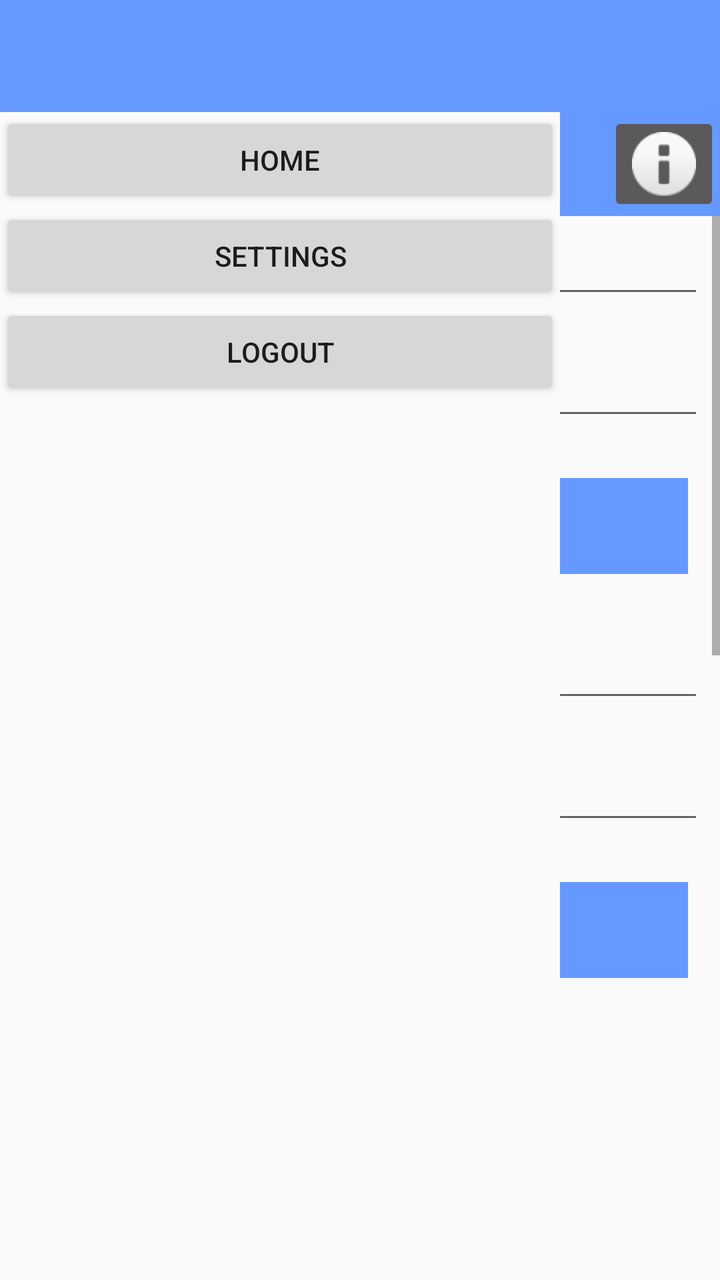
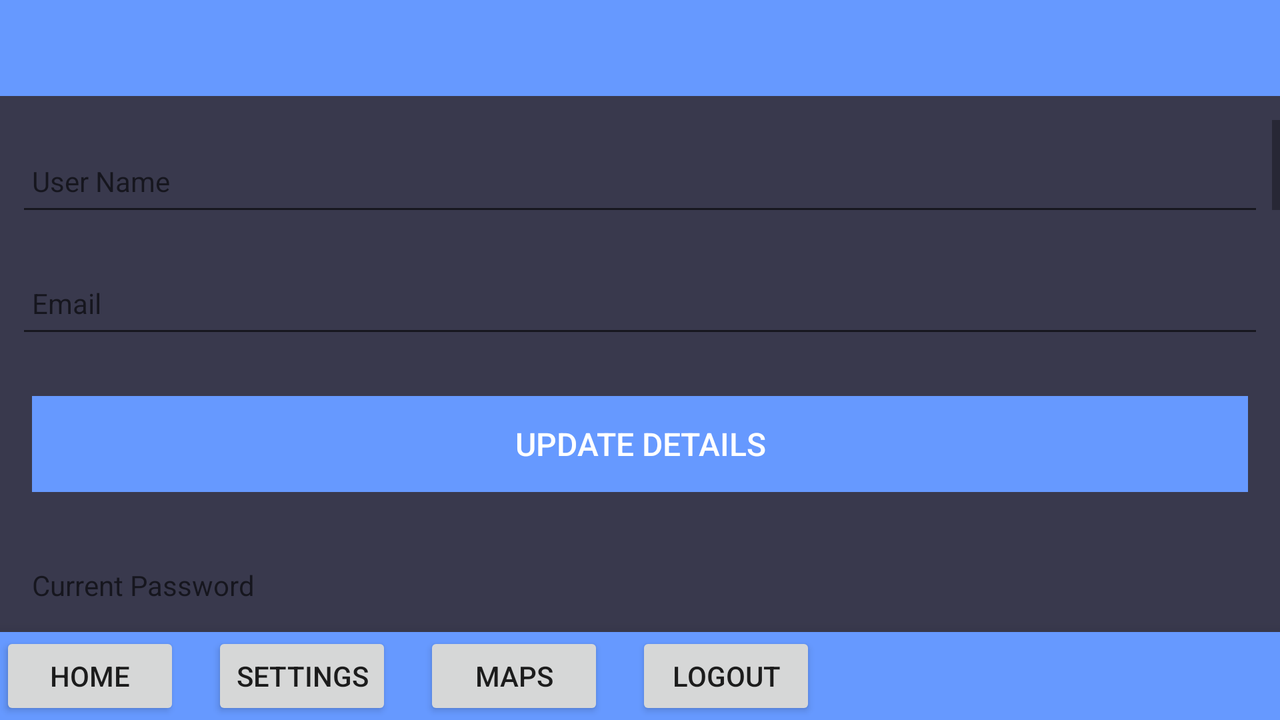

An Android layout and its configuration variant, each rendered on a device that would load it. The default file and the variant file are quoted in full after the pictures.
<!-- AndroidManifest.xml: application theme AppTheme -->
<!-- res/layout/activity_settings.xml -->
<?xml version="1.0" encoding="utf-8"?>
<androidx.coordinatorlayout.widget.CoordinatorLayout xmlns:android="http://schemas.android.com/apk/res/android"
    xmlns:app="http://schemas.android.com/apk/res-auto"
    xmlns:tools="http://schemas.android.com/tools"
    android:layout_width="match_parent"
    android:layout_height="match_parent"
    tools:context="com.example.hengestoners.activities.HillFortListActivity">

    <androidx.constraintlayout.widget.ConstraintLayout
        android:layout_width="match_parent"
        android:layout_height="match_parent">

        <com.google.android.material.navigation.NavigationView
            android:id="@+id/navigationView"
            android:layout_width="wrap_content"
            android:layout_height="match_parent"
            app:layout_constraintBottom_toBottomOf="parent"
            app:layout_constraintStart_toStartOf="parent"
            app:layout_constraintTop_toBottomOf="@+id/appBarLayout2">

            <androidx.constraintlayout.widget.ConstraintLayout
                android:layout_width="match_parent"
                android:layout_height="match_parent">

                <androidx.appcompat.widget.Toolbar
                    android:id="@+id/navToolBarSettings"
                    android:layout_width="match_parent"
                    android:layout_height="wrap_content"
                    android:background="@color/colorAccent"
                    android:minHeight="?attr/actionBarSize"
                    app:layout_constraintTop_toTopOf="parent"
                    app:titleTextColor="@color/colorPrimary" />

                <Button
                    android:id="@+id/HomeButton"
                    android:layout_width="match_parent"
                    android:layout_height="wrap_content"
                    android:text="@string/nav_home"
                    app:layout_constraintStart_toStartOf="parent"
                    app:layout_constraintTop_toBottomOf="@+id/navToolBarSettings" />

                <Button
                    android:id="@+id/SettingsButton"
                    android:layout_width="match_parent"
                    android:layout_height="wrap_content"
                    android:text="@string/nav_settings"
                    app:layout_constraintStart_toStartOf="parent"
                    app:layout_constraintTop_toBottomOf="@+id/HomeButton" />

                <Button
                    android:id="@+id/LogOutButton"
                    android:layout_width="match_parent"
                    android:layout_height="wrap_content"
                    android:text="@string/nav_logout"
                    app:layout_constraintStart_toStartOf="parent"
                    app:layout_constraintTop_toBottomOf="@+id/SettingsButton" />

            </androidx.constraintlayout.widget.ConstraintLayout>
        </com.google.android.material.navigation.NavigationView>

        <ScrollView
            android:layout_width="match_parent"
            android:layout_height="match_parent"
            android:layout_marginTop="101dp"
            android:fillViewport="true"
            app:layout_constraintBottom_toBottomOf="parent"
            app:layout_constraintStart_toStartOf="parent"
            app:layout_constraintTop_toBottomOf="@+id/appBarLayout2">

            <LinearLayout
                android:layout_width="match_parent"
                android:layout_height="wrap_content"
                android:orientation="vertical">

                <EditText
                    android:id="@+id/settings_userName"
                    android:layout_width="match_parent"
                    android:layout_height="45dp"
                    android:layout_margin="8dp"
                    android:autofillHints=""
                    android:hint="@string/settings_userName"
                    android:inputType="text"
                    android:maxLength="25"
                    android:maxLines="1"
                    android:padding="8dp"
                    android:textColor="@color/colorPrimaryDark"
                    android:textSize="14sp" />

                <EditText
                    android:id="@+id/settings_email"
                    android:layout_width="match_parent"
                    android:layout_height="45dp"
                    android:layout_margin="8dp"
                    android:autofillHints=""
                    android:hint="@string/settings_email"
                    android:inputType="textEmailAddress"
                    android:maxLength="25"
                    android:maxLines="1"
                    android:padding="8dp"
                    android:textColor="@color/colorPrimaryDark"
                    android:textSize="14sp" />

                <Button
                    android:id="@+id/updateUser"
                    android:layout_width="match_parent"
                    android:layout_height="wrap_content"
                    android:layout_margin="16dp"
                    android:background="@color/colorAccent"
                    android:paddingTop="8dp"
                    android:paddingBottom="8dp"
                    android:stateListAnimator="@null"
                    android:text="@string/settings_updateUser"
                    android:textColor="@color/colorPrimary"
                    android:textSize="16sp" />

                <EditText
                    android:id="@+id/settings_password"
                    android:layout_width="match_parent"
                    android:layout_height="45dp"
                    android:layout_margin="8dp"
                    android:autofillHints=""
                    android:hint="@string/settings_oldPassword"
                    android:inputType="textPassword"
                    android:maxLength="25"
                    android:maxLines="1"
                    android:padding="8dp"
                    android:textColor="@color/colorPrimaryDark"
                    android:textSize="14sp" />

                <EditText
                    android:id="@+id/settings_newPassword"
                    android:layout_width="match_parent"
                    android:layout_height="45dp"
                    android:layout_margin="8dp"
                    android:autofillHints=""
                    android:hint="@string/settings_newPassword"
                    android:inputType="textPassword"
                    android:maxLength="25"
                    android:maxLines="1"
                    android:padding="8dp"
                    android:textColor="@color/colorPrimaryDark"
                    android:textSize="14sp" />

                <Button
                    android:id="@+id/updatePassword"
                    android:layout_width="match_parent"
                    android:layout_height="wrap_content"
                    android:layout_margin="16dp"
                    android:background="@color/colorAccent"
                    android:paddingTop="8dp"
                    android:paddingBottom="8dp"
                    android:stateListAnimator="@null"
                    android:text="@string/settings_updatePassword"
                    android:textColor="@color/colorPrimary"
                    android:textSize="16sp" />

                <TextView
                    android:id="@+id/statsTitle"
                    android:layout_width="match_parent"
                    android:layout_height="wrap_content"
                    android:layout_margin="16dp"
                    android:padding="4dp"
                    android:text="@string/stats_statsTitle"
                    android:textSize="20sp" />

                <TextView
                    android:id="@+id/totalHillForts"
                    android:layout_width="match_parent"
                    android:layout_height="wrap_content"
                    android:layout_margin="16dp"
                    android:padding="8dp"
                    android:text=""
                    android:textSize="14sp" />

                <TextView
                    android:id="@+id/myTotalHillForts"
                    android:layout_width="match_parent"
                    android:layout_height="wrap_content"
                    android:layout_margin="16dp"
                    android:padding="8dp"
                    android:text=""
                    android:textSize="14sp" />

                <TextView
                    android:id="@+id/totalVisitedHillForts"
                    android:layout_width="match_parent"
                    android:layout_height="wrap_content"
                    android:layout_margin="16dp"
                    android:padding="8dp"
                    android:textSize="14sp" />

                <TextView
                    android:id="@+id/myTotalVisitedHillForts"
                    android:layout_width="match_parent"
                    android:layout_height="wrap_content"
                    android:layout_margin="16dp"
                    android:padding="8dp"
                    android:textSize="14sp" />

                <TextView
                    android:id="@+id/totalNotes"
                    android:layout_width="match_parent"
                    android:layout_height="wrap_content"
                    android:layout_margin="16dp"
                    android:padding="8dp"
                    android:textSize="14sp" />

                <TextView
                    android:id="@+id/myTotalNotes"
                    android:layout_width="match_parent"
                    android:layout_height="wrap_content"
                    android:layout_margin="16dp"
                    android:padding="8dp"
                    android:textSize="14sp" />

                <TextView
                    android:id="@+id/totalImages"
                    android:layout_width="match_parent"
                    android:layout_height="wrap_content"
                    android:layout_margin="16dp"
                    android:padding="8dp"
                    android:textSize="14sp" />

                <TextView
                    android:id="@+id/myTotalImages"
                    android:layout_width="match_parent"
                    android:layout_height="wrap_content"
                    android:layout_margin="16dp"
                    android:padding="8dp"
                    android:textSize="14sp" />

                <TextView
                    android:id="@+id/mostHillForts"
                    android:layout_width="match_parent"
                    android:layout_height="wrap_content"
                    android:layout_margin="16dp"
                    android:padding="8dp"
                    android:textSize="14sp" />

                <TextView
                    android:id="@+id/mostHillFortsVisited"
                    android:layout_width="match_parent"
                    android:layout_height="wrap_content"
                    android:layout_margin="16dp"
                    android:padding="8dp"
                    android:textSize="14sp" />

                <EditText
                    android:id="@+id/settings_deletePassword"
                    android:layout_width="match_parent"
                    android:layout_height="45dp"
                    android:layout_margin="8dp"
                    android:autofillHints=""
                    android:hint="@string/login_password"
                    android:inputType="textPassword"
                    android:maxLength="25"
                    android:maxLines="1"
                    android:padding="8dp"
                    android:textColor="@color/colorPrimaryDark"
                    android:textSize="14sp" />

                <Button
                    android:id="@+id/deleteAccount"
                    android:layout_width="match_parent"
                    android:layout_height="wrap_content"
                    android:layout_margin="16dp"
                    android:background="@color/colorAccent"
                    android:paddingTop="8dp"
                    android:paddingBottom="8dp"
                    android:stateListAnimator="@null"
                    android:text="@string/settings_deleteAccount"
                    android:textColor="@color/colorPrimary"
                    android:textSize="16sp" />


            </LinearLayout>
        </ScrollView>

        <com.google.android.material.appbar.AppBarLayout
            android:id="@+id/appBarLayout2"
            android:layout_width="match_parent"
            android:layout_height="wrap_content"
            android:background="@color/colorAccent"
            android:fitsSystemWindows="true"
            app:elevation="0dip"
            app:layout_constraintTop_toTopOf="parent"
            app:theme="@style/ThemeOverlay.AppCompat.Dark.ActionBar">

            <androidx.constraintlayout.widget.ConstraintLayout
                android:layout_width="match_parent"
                android:layout_height="match_parent">

                <androidx.appcompat.widget.Toolbar
                    android:id="@+id/toolbar"
                    android:layout_width="match_parent"
                    android:layout_height="wrap_content"
                    app:layout_constraintTop_toTopOf="parent"
                    app:titleTextColor="@color/colorPrimary" />

                <ImageButton
                    android:id="@+id/navToggleButton"
                    android:layout_width="wrap_content"
                    android:layout_height="wrap_content"
                    app:layout_constraintEnd_toEndOf="parent"
                    app:layout_constraintTop_toBottomOf="@+id/toolbar"
                    app:srcCompat="@android:drawable/ic_dialog_info" />

            </androidx.constraintlayout.widget.ConstraintLayout>

        </com.google.android.material.appbar.AppBarLayout>
    </androidx.constraintlayout.widget.ConstraintLayout>


</androidx.coordinatorlayout.widget.CoordinatorLayout>
<!-- resources referenced by this layout -->
<resources>
  <color name="colorAccent">#6699ff</color>
  <color name="colorPrimary">#FFFFFF</color>
  <color name="colorPrimaryDark">#00574B</color>
  <string name="login_password">Password</string>
  <string name="nav_home">Home</string>
  <string name="nav_logout">Logout</string>
  <string name="nav_settings">Settings</string>
  <string name="settings_deleteAccount">Delete Account</string>
  <string name="settings_email">Email</string>
  <string name="settings_newPassword">New Password</string>
  <string name="settings_oldPassword">Current Password</string>
  <string name="settings_updatePassword">Update Password</string>
  <string name="settings_updateUser">Update Details</string>
  <string name="settings_userName">User Name</string>
  <string name="stats_statsTitle">Stats</string>
  <style name="AppTheme" parent="Theme.AppCompat.Light.NoActionBar">
          
          <item name="colorPrimary">@android:color/holo_green_dark</item>
          <item name="colorPrimaryDark">@color/colorPrimaryDark</item>
          <item name="colorAccent">@color/colorAccent</item>
      </style>
</resources>
<!-- res/layout-land/activity_settings.xml (the author's variant of the layout above) -->
<!-- drawn on the phone turned sideways -->
<?xml version="1.0" encoding="utf-8"?>
<androidx.coordinatorlayout.widget.CoordinatorLayout xmlns:android="http://schemas.android.com/apk/res/android"
    xmlns:app="http://schemas.android.com/apk/res-auto"
    xmlns:tools="http://schemas.android.com/tools"
    android:layout_width="match_parent"
    android:layout_height="match_parent"
    android:background="@color/colorBackground"
    tools:context="com.example.hengestoners.views.HillfortList.HillFortListView">

    <androidx.constraintlayout.widget.ConstraintLayout
        android:layout_width="match_parent"
        android:layout_height="match_parent">

        <ScrollView
            android:id="@+id/scrollView2"
            android:layout_width="match_parent"
            android:layout_height="match_parent"
            android:layout_marginTop="60dp"
            android:layout_marginBottom="60dp"
            android:fillViewport="true"
            app:layout_constraintBottom_toBottomOf="parent"
            app:layout_constraintStart_toStartOf="parent"
            app:layout_constraintTop_toBottomOf="@+id/appBarLayout2"
            app:layout_constraintVertical_bias="1.0">

            <LinearLayout
                android:layout_width="match_parent"
                android:layout_height="wrap_content"
                android:orientation="vertical">

                <EditText
                    android:id="@+id/settings_userName"
                    android:layout_width="match_parent"
                    android:layout_height="45dp"
                    android:layout_margin="8dp"
                    android:autofillHints=""
                    android:hint="@string/settings_userName"
                    android:inputType="text"
                    android:maxLength="25"
                    android:maxLines="1"
                    android:padding="8dp"
                    android:textColor="@color/colorPrimaryDark"
                    android:textSize="14sp" />

                <EditText
                    android:id="@+id/settings_email"
                    android:layout_width="match_parent"
                    android:layout_height="45dp"
                    android:layout_margin="8dp"
                    android:autofillHints=""
                    android:hint="@string/settings_email"
                    android:inputType="textEmailAddress"
                    android:maxLength="25"
                    android:maxLines="1"
                    android:padding="8dp"
                    android:textColor="@color/colorPrimaryDark"
                    android:textSize="14sp" />

                <Button
                    android:id="@+id/updateUser"
                    android:layout_width="match_parent"
                    android:layout_height="wrap_content"
                    android:layout_margin="16dp"
                    android:background="@color/colorAccent"
                    android:paddingTop="8dp"
                    android:paddingBottom="8dp"
                    android:stateListAnimator="@null"
                    android:text="@string/settings_updateUser"
                    android:textColor="@color/colorPrimary"
                    android:textSize="16sp" />

                <EditText
                    android:id="@+id/settings_password"
                    android:layout_width="match_parent"
                    android:layout_height="45dp"
                    android:layout_margin="8dp"
                    android:autofillHints=""
                    android:hint="@string/settings_oldPassword"
                    android:inputType="textPassword"
                    android:maxLength="25"
                    android:maxLines="1"
                    android:padding="8dp"
                    android:textColor="@color/colorPrimaryDark"
                    android:textSize="14sp" />

                <EditText
                    android:id="@+id/settings_newPassword"
                    android:layout_width="match_parent"
                    android:layout_height="45dp"
                    android:layout_margin="8dp"
                    android:autofillHints=""
                    android:hint="@string/settings_newPassword"
                    android:inputType="textPassword"
                    android:maxLength="25"
                    android:maxLines="1"
                    android:padding="8dp"
                    android:textColor="@color/colorPrimaryDark"
                    android:textSize="14sp" />

                <Button
                    android:id="@+id/updatePassword"
                    android:layout_width="match_parent"
                    android:layout_height="wrap_content"
                    android:layout_margin="16dp"
                    android:background="@color/colorAccent"
                    android:paddingTop="8dp"
                    android:paddingBottom="8dp"
                    android:stateListAnimator="@null"
                    android:text="@string/settings_updatePassword"
                    android:textColor="@color/colorPrimary"
                    android:textSize="16sp" />

                <TextView
                    android:id="@+id/statsTitle"
                    android:layout_width="match_parent"
                    android:layout_height="wrap_content"
                    android:layout_margin="16dp"
                    android:padding="4dp"
                    android:text="@string/stats_statsTitle"
                    android:textSize="20sp" />

                <TextView
                    android:id="@+id/totalHillForts"
                    android:layout_width="match_parent"
                    android:layout_height="wrap_content"
                    android:layout_margin="16dp"
                    android:padding="8dp"
                    android:text=""
                    android:textSize="14sp" />

                <TextView
                    android:id="@+id/myTotalHillForts"
                    android:layout_width="match_parent"
                    android:layout_height="wrap_content"
                    android:layout_margin="16dp"
                    android:padding="8dp"
                    android:text=""
                    android:textSize="14sp" />

                <TextView
                    android:id="@+id/totalVisitedHillForts"
                    android:layout_width="match_parent"
                    android:layout_height="wrap_content"
                    android:layout_margin="16dp"
                    android:padding="8dp"
                    android:textSize="14sp" />

                <TextView
                    android:id="@+id/myTotalVisitedHillForts"
                    android:layout_width="match_parent"
                    android:layout_height="wrap_content"
                    android:layout_margin="16dp"
                    android:padding="8dp"
                    android:textSize="14sp" />

                <TextView
                    android:id="@+id/totalNotes"
                    android:layout_width="match_parent"
                    android:layout_height="wrap_content"
                    android:layout_margin="16dp"
                    android:padding="8dp"
                    android:textSize="14sp" />

                <TextView
                    android:id="@+id/myTotalNotes"
                    android:layout_width="match_parent"
                    android:layout_height="wrap_content"
                    android:layout_margin="16dp"
                    android:padding="8dp"
                    android:textSize="14sp" />

                <TextView
                    android:id="@+id/totalImages"
                    android:layout_width="match_parent"
                    android:layout_height="wrap_content"
                    android:layout_margin="16dp"
                    android:padding="8dp"
                    android:textSize="14sp" />

                <TextView
                    android:id="@+id/myTotalImages"
                    android:layout_width="match_parent"
                    android:layout_height="wrap_content"
                    android:layout_margin="16dp"
                    android:padding="8dp"
                    android:textSize="14sp" />

                <TextView
                    android:id="@+id/mostHillForts"
                    android:layout_width="match_parent"
                    android:layout_height="wrap_content"
                    android:layout_margin="16dp"
                    android:padding="8dp"
                    android:textSize="14sp" />

                <TextView
                    android:id="@+id/mostHillFortsVisited"
                    android:layout_width="match_parent"
                    android:layout_height="wrap_content"
                    android:layout_margin="16dp"
                    android:padding="8dp"
                    android:textSize="14sp" />

                <EditText
                    android:id="@+id/settings_deletePassword"
                    android:layout_width="match_parent"
                    android:layout_height="45dp"
                    android:layout_margin="8dp"
                    android:autofillHints=""
                    android:hint="@string/login_password"
                    android:inputType="textPassword"
                    android:maxLength="25"
                    android:maxLines="1"
                    android:padding="8dp"
                    android:textColor="@color/colorPrimaryDark"
                    android:textSize="14sp" />

                <Button
                    android:id="@+id/deleteAccount"
                    android:layout_width="match_parent"
                    android:layout_height="wrap_content"
                    android:layout_margin="16dp"
                    android:background="@color/colorAccent"
                    android:paddingTop="8dp"
                    android:paddingBottom="8dp"
                    android:stateListAnimator="@null"
                    android:text="@string/settings_deleteAccount"
                    android:textColor="@color/colorPrimary"
                    android:textSize="16sp" />


            </LinearLayout>
        </ScrollView>

        <com.google.android.material.appbar.AppBarLayout
            android:id="@+id/appBarLayout2"
            android:layout_width="match_parent"
            android:layout_height="wrap_content"
            android:background="@color/colorAccent"
            android:fitsSystemWindows="true"
            app:elevation="0dip"
            app:layout_constraintTop_toTopOf="parent"
            app:theme="@style/ThemeOverlay.AppCompat.Dark.ActionBar">

            <androidx.constraintlayout.widget.ConstraintLayout
                android:layout_width="match_parent"
                android:layout_height="match_parent">

                <androidx.appcompat.widget.Toolbar
                    android:id="@+id/toolbar"
                    android:layout_width="match_parent"
                    android:layout_height="wrap_content"
                    app:layout_constraintTop_toTopOf="parent"
                    app:titleTextColor="@color/colorPrimary" />

            </androidx.constraintlayout.widget.ConstraintLayout>

        </com.google.android.material.appbar.AppBarLayout>

        <com.google.android.material.bottomnavigation.BottomNavigationView
            android:id="@+id/bottomNavigationView"
            android:layout_width="730dp"
            android:layout_height="44dp"
            app:layout_anchorGravity="start|bottom"
            app:layout_constraintBottom_toBottomOf="parent"
            tools:layout_editor_absoluteX="1dp">

            <include layout="@layout/content_nav_bar" />

        </com.google.android.material.bottomnavigation.BottomNavigationView>
    </androidx.constraintlayout.widget.ConstraintLayout>


</androidx.coordinatorlayout.widget.CoordinatorLayout>
<!-- res/layout/content_nav_bar.xml (included above) -->
<?xml version="1.0" encoding="utf-8"?>
<androidx.constraintlayout.widget.ConstraintLayout xmlns:android="http://schemas.android.com/apk/res/android"
    xmlns:app="http://schemas.android.com/apk/res-auto"
    xmlns:tools="http://schemas.android.com/tools"
    android:id="@+id/constraintLayout"
    android:layout_width="match_parent"
    android:layout_height="match_parent"
    android:orientation="vertical">

    <androidx.appcompat.widget.Toolbar
        android:id="@+id/navToolBar"
        android:layout_width="match_parent"
        android:layout_height="wrap_content"
        android:background="@color/colorAccent"
        android:minHeight="?attr/actionBarSize"
        app:layout_constraintBottom_toBottomOf="parent"
        app:titleTextColor="@color/colorPrimary"
        tools:layout_editor_absoluteX="-3dp" />

    <Button
        android:id="@+id/HomeButton"
        android:layout_width="90dp"
        android:layout_height="wrap_content"
        android:text="@string/nav_home"
        app:layout_constraintBottom_toBottomOf="@+id/SettingsButton"
        app:layout_constraintStart_toStartOf="parent" />

    <Button
        android:id="@+id/SettingsButton"
        android:layout_width="90dp"
        android:layout_height="wrap_content"
        android:layout_marginStart="16dp"
        android:text="@string/nav_settings"
        app:layout_constraintBottom_toBottomOf="@+id/MapsActivityButton"
        app:layout_constraintStart_toEndOf="@+id/HomeButton" />

    <Button
        android:id="@+id/MapsActivityButton"
        android:layout_width="90dp"
        android:layout_height="wrap_content"
        android:layout_marginStart="16dp"
        android:text="@string/nav_maps"
        app:layout_constraintBottom_toBottomOf="@+id/LogOutButton"
        app:layout_constraintStart_toEndOf="@+id/SettingsButton" />

    <Button
        android:id="@+id/LogOutButton"
        android:layout_width="90dp"
        android:layout_height="wrap_content"
        android:layout_marginStart="16dp"
        android:text="@string/nav_logout"
        app:layout_constraintStart_toEndOf="@+id/MapsActivityButton"
        app:layout_constraintTop_toTopOf="@+id/navToolBar" />

</androidx.constraintlayout.widget.ConstraintLayout>
<!-- resources referenced by the variant -->
<!-- as the phone turned sideways resolves them -->
<resources>
  <color name="colorAccent">#6699ff</color>
  <color name="colorBackground">#39394d</color>
  <color name="colorPrimary">#FFFFFF</color>
  <color name="colorPrimaryDark">#00574B</color>
  <string name="login_password">Password</string>
  <string name="nav_home">Home</string>
  <string name="nav_logout">Logout</string>
  <string name="nav_maps">Maps</string>
  <string name="nav_settings">Settings</string>
  <string name="settings_deleteAccount">Delete Account</string>
  <string name="settings_email">Email</string>
  <string name="settings_newPassword">New Password</string>
  <string name="settings_oldPassword">Current Password</string>
  <string name="settings_updatePassword">Update Password</string>
  <string name="settings_updateUser">Update Details</string>
  <string name="settings_userName">User Name</string>
  <string name="stats_statsTitle">Stats</string>
  <style name="AppTheme" parent="Theme.AppCompat.Light.NoActionBar">
          
          <item name="colorPrimary">@android:color/holo_green_dark</item>
          <item name="colorPrimaryDark">@color/colorPrimaryDark</item>
          <item name="colorAccent">@color/colorAccent</item>
      </style>
</resources>
